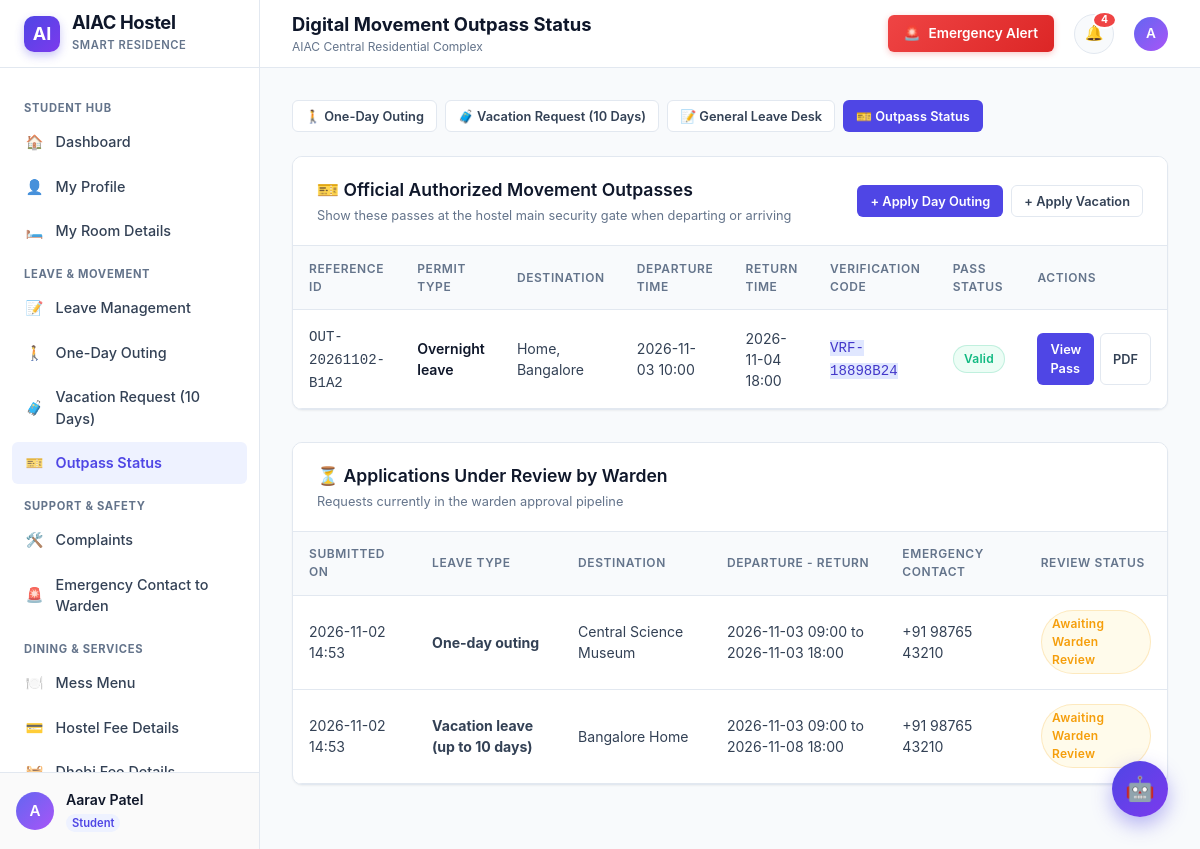
The page /outpass-status (signed in) on the database its author committed.
### tables this page shows
CREATE TABLE users (
        id INTEGER PRIMARY KEY AUTOINCREMENT,
        name TEXT NOT NULL,
        email TEXT NOT NULL UNIQUE,
        password_hash TEXT NOT NULL,
        role TEXT NOT NULL DEFAULT 'student',
        hostel_block TEXT,
        academic_year TEXT,
        room_id INTEGER,
        phone TEXT,
        status TEXT DEFAULT 'active',
        created_at TIMESTAMP DEFAULT CURRENT_TIMESTAMP,
        updated_at TIMESTAMP DEFAULT CURRENT_TIMESTAMP, student_id TEXT, department TEXT, guardian_name TEXT, guardian_phone TEXT, room_number TEXT, room_type TEXT,
        FOREIGN KEY (room_id) REFERENCES rooms(id) ON DELETE SET NULL
    );

CREATE TABLE system_settings (
        key TEXT PRIMARY KEY,
        value TEXT NOT NULL,
        description TEXT
    );

CREATE TABLE outpasses (
        id INTEGER PRIMARY KEY AUTOINCREMENT,
        leave_request_id INTEGER NOT NULL UNIQUE,
        user_id INTEGER NOT NULL,
        outpass_ref TEXT NOT NULL UNIQUE,
        issued_datetime TEXT NOT NULL,
        departure_datetime TEXT NOT NULL,
        expected_return_datetime TEXT NOT NULL,
        destination TEXT NOT NULL,
        leave_type TEXT NOT NULL,
        warden_id INTEGER,
        warden_name TEXT,
        status TEXT DEFAULT 'Valid',
        verification_code TEXT NOT NULL UNIQUE,
        created_at TIMESTAMP DEFAULT CURRENT_TIMESTAMP,
        FOREIGN KEY (leave_request_id) REFERENCES leave_requests(id) ON DELETE CASCADE,
        FOREIGN KEY (user_id) REFERENCES users(id) ON DELETE CASCADE,
        FOREIGN KEY (warden_id) REFERENCES users(id) ON DELETE SET NULL
    );

CREATE TABLE leave_requests (
        id INTEGER PRIMARY KEY AUTOINCREMENT,
        user_id INTEGER NOT NULL,
        leave_type TEXT NOT NULL,
        start_datetime TEXT NOT NULL,
        return_datetime TEXT NOT NULL,
        destination TEXT NOT NULL,
        reason TEXT NOT NULL,
        emergency_contact TEXT NOT NULL,
        parent_phone TEXT,
        additional_notes TEXT,
        status TEXT DEFAULT 'Pending',
        decision_note TEXT,
        warden_id INTEGER,
        decision_datetime TEXT,
        outpass_ref TEXT UNIQUE,
        created_at TIMESTAMP DEFAULT CURRENT_TIMESTAMP,
        updated_at TIMESTAMP DEFAULT CURRENT_TIMESTAMP,
        FOREIGN KEY (user_id) REFERENCES users(id) ON DELETE CASCADE,
        FOREIGN KEY (warden_id) REFERENCES users(id) ON DELETE SET NULL
    );

### app.py (the view)
@app.route('/outpass-status')
@login_required
@student_required
def outpass_status():
    user_id = session['user_id']
    conn = database.get_db()
    approved_outpasses = conn.execute('''
        SELECT o.*, l.destination, l.leave_type, l.start_datetime, l.return_datetime, l.reason
        FROM outpasses o
        JOIN leave_requests l ON o.leave_request_id = l.id
        WHERE o.user_id = ?
        ORDER BY o.created_at DESC
    ''', (user_id,)).fetchall()
    pending_requests = conn.execute('''
        SELECT * FROM leave_requests
        WHERE user_id = ? AND status = 'Pending'
        ORDER BY created_at DESC
    ''', (user_id,)).fetchall()
    conn.close()
    return render_template('outpass_status.html',
                           approved_outpasses=approved_outpasses,
                           pending_requests=pending_requests)

### templates/outpass_status.html (shortened to what this page needs)
{% extends "base.html" %}
{% block page_title %}Digital Movement Outpass Status{% endblock %}
{% block content %}
<div style="display: flex; gap: 0.5rem; margin-bottom: 1.5rem; flex-wrap: wrap;">
  <a href="{{ url_for('leave_outing') }}" class="btn btn-secondary btn-sm">
    🚶 One-Day Outing
  </a>
  <a href="{{ url_for('leave_vacation') }}" class="btn btn-secondary btn-sm">
    🧳 Vacation Request (10 Days)
  </a>
  <a href="{{ url_for('leave_management') }}" class="btn btn-secondary btn-sm">
    📝 General Leave Desk
  </a>
  <a href="{{ url_for('outpass_status') }}" class="btn btn-primary btn-sm">
    🎫 Outpass Status
  </a>
</div>
<div class="content-card">
  <div class="card-header-bar">
    <div>
      <h3>🎫 Official Authorized Movement Outpasses</h3>
      <p>Show these passes at the hostel main security gate when departing or arriving</p>
    </div>
    <div style="display: flex; gap: 0.5rem;">
      <a href="{{ url_for('leave_outing') }}" class="btn btn-primary btn-sm">
        + Apply Day Outing
      </a>
      <a href="{{ url_for('leave_vacation') }}" class="btn btn-secondary btn-sm">
        + Apply Vacation
      </a>
    </div>
  </div>
  <div class="card-body" style="padding: 0;">
    {% if approved_outpasses %}
      <div class="table-responsive">
        <table class="modern-table">
          <thead>
            <tr>
              <th>Reference ID</th>
              <th>Permit Type</th>
              <th>Destination</th>
              <th>Departure Time</th>
              <th>Return Time</th>
              <th>Verification Code</th>
              <th>Pass Status</th>
              <th>Actions</th>
            </tr>
          </thead>
          <tbody>
            {% for o in approved_outpasses %}
              <tr>
                <td><code>{{ o.outpass_ref }}</code></td>
                <td><span style="font-weight: 600; color: var(--dark-navy);">{{ o.leave_type }}</span></td>
                <td>{{ o.destination }}</td>
                <td>{{ o.departure_datetime.replace('T', ' ') }}</td>
                <td>{{ o.expected_return_datetime.replace('T', ' ') }}</td>
                <td><code style="background: #e0e7ff; color: #4338ca;">{{ o.verification_code }}</code></td>
                <td><span class="badge badge-success">{{ o.status }}</span></td>
                <td>
                  <div style="display: flex; gap: 0.35rem;">
                    <a href="{{ url_for('view_outpass', outpass_id=o.id) }}" class="btn btn-primary btn-sm">
                      View Pass
                    </a>
                    <a href="{{ url_for('download_outpass_pdf', outpass_id=o.id) }}" class="btn btn-secondary btn-sm">
                      PDF
                    </a>
                  </div>
                </td>
              </tr>
            {% endfor %}
          </tbody>
        </table>
      </div>
    {% endif %}
  </div>
</div>
<div class="content-card">
  <div class="card-header-bar">
    <div>
      <h3>⏳ Applications Under Review by Warden</h3>
      <p>Requests currently in the warden approval pipeline</p>
    </div>
  </div>
  <div class="card-body" style="padding: 0;">
    {% if pending_requests %}
      <div class="table-responsive">
        <table class="modern-table">
          <thead>
            <tr>
              <th>Submitted On</th>
              <th>Leave Type</th>
              <th>Destination</th>
              <th>Departure - Return</th>
              <th>Emergency Contact</th>
              <th>Review Status</th>
            </tr>
          </thead>
          <tbody>
            {% for p in pending_requests %}
              <tr>
                <td>{{ p.created_at[:16] }}</td>
                <td><b>{{ p.leave_type }}</b></td>
                <td>{{ p.destination }}</td>
                <td>{{ p.start_datetime.replace('T', ' ') }} to {{ p.return_datetime.replace('T', ' ') }}</td>
                <td>{{ p.emergency_contact }}</td>
                <td>
                  <span class="badge badge-warning">Awaiting Warden Review</span>
                </td>
              </tr>
            {% endfor %}
          </tbody>
        </table>
      </div>
    {% else %}
      <div class="empty-state" style="padding: 2rem 1rem;">
        <div class="empty-state-icon" style="font-size: 2rem;">✅</div>
        <h4>No Pending Applications</h4>
        <p>All your leave and outpass applications have been processed.</p>
      </div>
    {% endif %}
  </div>
</div>
{% endblock %}

### templates/base.html (shortened to what this page needs)
<!DOCTYPE html>
<html lang="en">
<head>
  <link rel="stylesheet" href="{{ url_for('static', filename='css/style.css') }}">
</head>
<body>
<div class="app-wrapper">
  <aside class="sidebar" id="sidebar">
    <div class="sidebar-header">
      <div class="brand-logo">AI</div>
      <div class="brand-text">
        <h1>AIAC Hostel</h1>
        <span>Smart Residence</span>
      </div>
    </div>
    <nav class="sidebar-nav">
      {% if current_user and current_user.role == 'warden' %}
        <div class="nav-group-label">Administration</div>
        <a href="{{ url_for('warden_dashboard') }}" class="nav-item {% if request.path == '/warden/dashboard' %}active{% endif %}">
          <span class="icon">📊</span> Overview
        </a>
        <a href="{{ url_for('warden_students') }}" class="nav-item {% if '/warden/students' in request.path %}active{% endif %}">
          <span class="icon">👥</span> Student Management
        </a>
        <a href="{{ url_for('warden_rooms') }}" class="nav-item {% if '/warden/rooms' in request.path %}active{% endif %}">
          <span class="icon">🛏️</span> Room Management
        </a>
        <div class="nav-group-label">Approvals & Safety</div>
        <a href="{{ url_for('warden_leave_requests') }}" class="nav-item {% if '/warden/leave-requests' in request.path %}active{% endif %}">
          <span class="icon">📝</span> Leave Requests
        </a>
        <a href="{{ url_for('warden_outpasses') }}" class="nav-item {% if '/warden/outpasses' in request.path %}active{% endif %}">
          <span class="icon">🎫</span> Outpass Records
        </a>
        <a href="{{ url_for('warden_emergencies') }}" class="nav-item {% if '/warden/emergencies' in request.path %}active{% endif %}">
          <span class="icon">🚨</span> Emergency Desk
        </a>
        <a href="{{ url_for('warden_complaints') }}" class="nav-item {% if '/warden/complaints' in request.path %}active{% endif %}">
          <span class="icon">🛠️</span> Complaints Desk
        </a>
        <div class="nav-group-label">Hospitality & Accounts</div>
        <a href="{{ url_for('warden_mess_menu') }}" class="nav-item {% if '/warden/mess-menu' in request.path %}active{% endif %}">
          <span class="icon">🍽️</span> Mess Menu Management
        </a>
        <a href="{{ url_for('warden_fees') }}" class="nav-item {% if '/warden/fees' in request.path %}active{% endif %}">
          <span class="icon">💳</span> Fee Management
        </a>
        <a href="{{ url_for('warden_laundry') }}" class="nav-item {% if '/warden/laundry' in request.path %}active{% endif %}">
          <span class="icon">🧺</span> Laundry Management
        </a>
        <a href="{{ url_for('holiday_calendar') }}" class="nav-item {% if request.path == '/holiday-calendar' %}active{% endif %}">
          <span class="icon">📅</span> Holiday Calendar
        </a>
        <a href="{{ url_for('warden_announcements') }}" class="nav-item {% if '/warden/announcements' in request.path %}active{% endif %}">
          <span class="icon">📢</span> Announcements
        </a>
        <a href="{{ url_for('warden_reports') }}" class="nav-item {% if '/warden/reports' in request.path %}active{% endif %}">
          <span class="icon">📈</span> Reports & Analytics
        </a>
        <a href="{{ url_for('warden_settings') }}" class="nav-item {% if '/warden/settings' in request.path %}active{% endif %}">
          <span class="icon">⚙️</span> Settings
        </a>
      {% else %}
        <div class="nav-group-label">Student Hub</div>
        <a href="{{ url_for('student_dashboard') }}" class="nav-item {% if request.path == '/dashboard' %}active{% endif %}">
          <span class="icon">🏠</span> Dashboard
        </a>
        <a href="{{ url_for('profile') }}" class="nav-item {% if request.path == '/profile' %}active{% endif %}">
          <span class="icon">👤</span> My Profile
        </a>
        <a href="{{ url_for('room_details') }}" class="nav-item {% if request.path == '/room-details' %}active{% endif %}">
          <span class="icon">🛏️</span> My Room Details
        </a>
        <div class="nav-group-label">Leave & Movement</div>
        <a href="{{ url_for('leave_management') }}" class="nav-item {% if request.path == '/leave' %}active{% endif %}">
          <span class="icon">📝</span> Leave Management
        </a>
        <a href="{{ url_for('leave_outing') }}" class="nav-item {% if request.path == '/leave/outing' %}active{% endif %}">
          <span class="icon">🚶</span> One-Day Outing
        </a>
        <a href="{{ url_for('leave_vacation') }}" class="nav-item {% if request.path == '/leave/vacation' %}active{% endif %}">
          <span class="icon">🧳</span> Vacation Request (10 Days)
        </a>
        <a href="{{ url_for('outpass_status') }}" class="nav-item {% if request.path == '/outpass-status' %}active{% endif %}">
          <span class="icon">🎫</span> Outpass Status
        </a>
        <div class="nav-group-label">Support & Safety</div>
        <a href="{{ url_for('complaints') }}" class="nav-item {% if request.path == '/complaints' %}active{% endif %}">
          <span class="icon">🛠️</span> Complaints
        </a>
        <a href="{{ url_for('emergency_support') }}" class="nav-item {% if request.path == '/emergency' %}active{% endif %}">
          <span class="icon">🚨</span> Emergency Contact to Warden
        </a>
        <div class="nav-group-label">Dining & Services</div>
        <a href="{{ url_for('mess_menu') }}" class="nav-item {% if request.path == '/mess-menu' %}active{% endif %}">
          <span class="icon">🍽️</span> Mess Menu
        </a>
        <a href="{{ url_for('hostel_fees') }}" class="nav-item {% if request.path == '/hostel-fees' %}active{% endif %}">
          <span class="icon">💳</span> Hostel Fee Details
        </a>
        <a href="{{ url_for('dhobi_fees') }}" class="nav-item {% if request.path == '/dhobi-fees' %}active{% endif %}">
          <span class="icon">🧺</span> Dhobi Fee Details
        </a>
      {% endif %}
    </nav>
    {% if current_user %}
    <div class="sidebar-footer">
      <div class="user-quick-profile">
        <div class="avatar-circle">
          {{ current_user.name[0] | upper }}
        </div>
        <div class="user-info-text">
          <div class="name">{{ current_user.name }}</div>
          <div class="role-badge">{{ current_user.role | capitalize }}</div>
        </div>
      </div>
    </div>
    {% endif %}
  </aside>
  <div class="main-wrapper">
    <header class="topbar">
      <div class="topbar-left">
        <div class="topbar-title">
          <h2>{% block page_title %}Dashboard{% endblock %}</h2>
          <p>{{ hostel_name }}</p>
        </div>
      </div>
      <div class="topbar-right">
        {% if current_user %}
          <a href="{{ url_for('emergency_support') if current_user.role == 'student' else url_for('warden_emergencies') }}" class="emergency-btn-top">
            <span>🚨</span> Emergency Alert
          </a>
          <a href="{{ url_for('notifications') }}" class="notification-bell" title="Notifications">
            <span>🔔</span>
            {% if unread_notifications_count > 0 %}
              <span class="badge">{{ unread_notifications_count }}</span>
            {% endif %}
          </a>
          <a href="{{ url_for('profile') if current_user.role == 'student' else url_for('warden_settings') }}" style="display:flex; align-items:center; gap:0.5rem; text-decoration:none;">
            <div class="avatar-circle" style="width:34px; height:34px; font-size:0.85rem;">
              {{ current_user.name[0] | upper }}
            </div>
          </a>
        {% else %}
          <div style="display:flex; gap:0.5rem;">
            <a href="{{ url_for('login') }}" class="btn btn-primary btn-sm">Sign In</a>
            <a href="{{ url_for('register') }}" class="btn btn-secondary btn-sm">Register</a>
          </div>
        {% endif %}
      </div>
    </header>
    <main class="page-container">
      {% block content %}{% endblock %}
    </main>
  </div>
</div>
<button class="chatbot-toggle-btn" id="chatbotToggle" title="Ask AIAC Virtual Assistant" aria-label="Open AI Hostel Assistant">
  🤖
</button>
</body>
</html>

### rows shown on the page
users: name "A", name "Aarav Patel", role "Student"
system_settings: value "AIAC Central Residential Complex"
outpasses: outpass_ref "OUT-20261102-B1A2", leave_type "Overnight leave", destination "Home, Bangalore", departure_datetime.replace "2026-11-03 10:00", expected_return_datetime.replace "2026-11-04 18:00", verification_code "VRF-18898B24", status "Valid"
leave_requests: created_at "2026-11-02 14:53", leave_type "One-day outing", destination "Central Science Museum", start_datetime.replace "2026-11-03 09:00", return_datetime.replace "2026-11-03 18:00", emergency_contact "+91 98765 43210"
leave_requests: created_at "2026-11-02 14:53", leave_type "Vacation leave (up to 10 days)", destination "Bangalore Home", start_datetime.replace "2026-11-03 09:00", return_datetime.replace "2026-11-08 18:00", emergency_contact "+91 98765 43210"

### other values the page prints
{{ unread_notifications_count }} "4"
